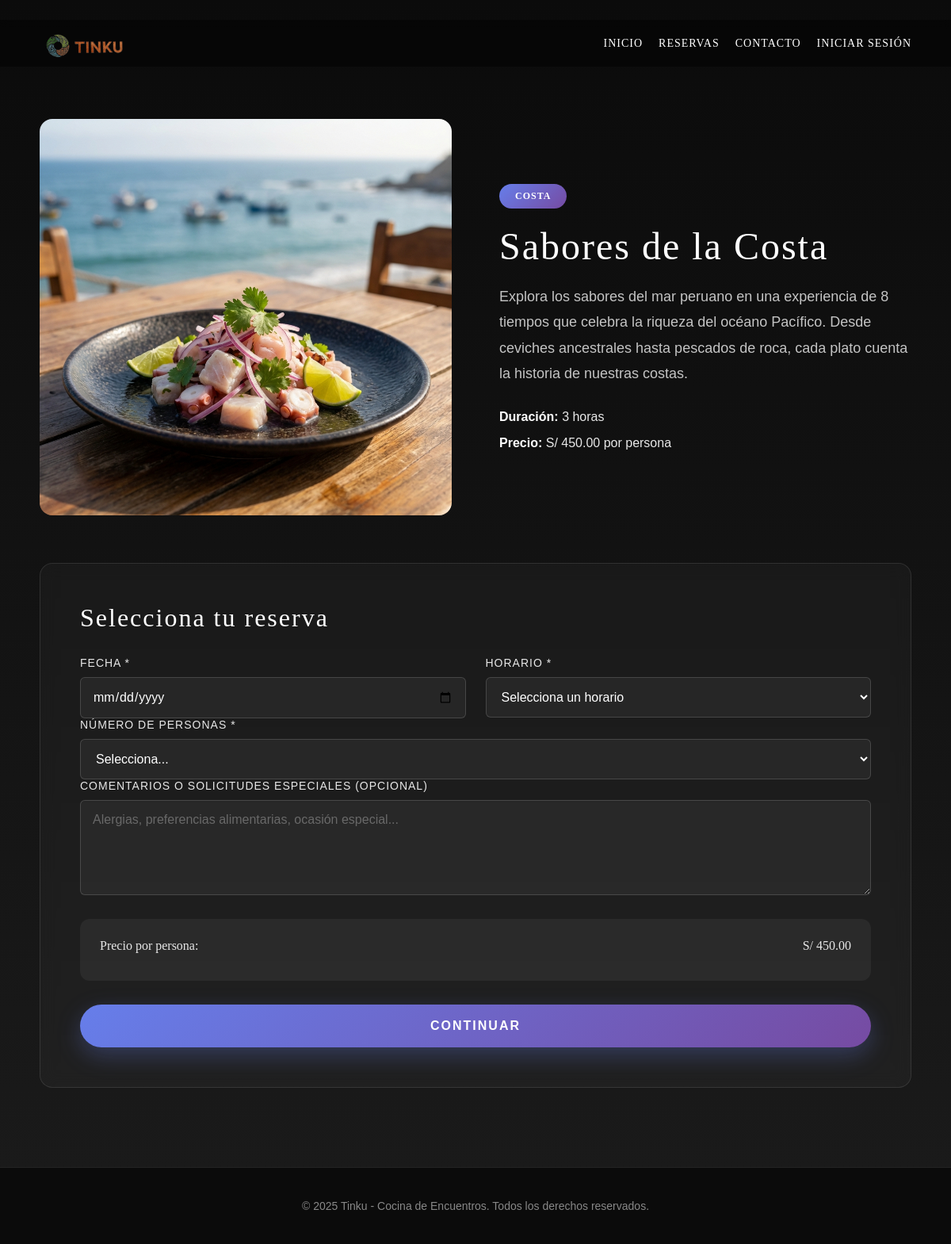
/reservas.php?action=seleccionar&id=1, run on the app's committed database.
### tables this page shows
CREATE TABLE IF NOT EXISTS experiencias (
    id INT AUTO_INCREMENT PRIMARY KEY,
    nombre VARCHAR(200) NOT NULL,
    region VARCHAR(50) NOT NULL,
    descripcion_corta TEXT NOT NULL,
    descripcion_larga TEXT NOT NULL,
    precio DECIMAL(10,2) NOT NULL,
    duracion VARCHAR(50) NOT NULL,
    imagen VARCHAR(255) NOT NULL,
    disponible TINYINT(1) DEFAULT 1,
    fecha_creacion TIMESTAMP DEFAULT CURRENT_TIMESTAMP
);

### aplicacion/controladores/ReservasControlador.php (called while the page is built, shortened)
<?php
class ReservasControlador
{
    public function seleccionar()
    {
        $experiencia_id = $_GET['id'] ?? null;
        require_once RUTA_MODELOS . 'Experiencia.php';
        $experienciaModelo = new Experiencia();
        $experiencia = $experienciaModelo->obtenerPorId($experiencia_id);
        require_once RUTA_VISTAS . 'reservas/seleccionar.php';
    }
}
?>

### configuracion/basedatos.php (called while the page is built, shortened)
<?php
class BaseDatos {
    private static $conexion = null;
    public static function conectar() {
        if (self::$conexion == null) {
            try {
                self::$conexion = new PDO(
                    "mysql:host=" . DB_HOST . ";dbname=" . DB_NAME,
                    DB_USER,
                    DB_PASS
                );
                self::$conexion->setAttribute(PDO::ATTR_ERRMODE, PDO::ERRMODE_EXCEPTION);
                self::$conexion->exec("SET NAMES utf8");
            } catch(PDOException $e) {
                die("Error de conexión: " . $e->getMessage());
            }
        }
        return self::$conexion;
    }
}
?>

### aplicacion/modelos/Experiencia.php (called while the page is built, shortened)
<?php
class Experiencia
{
    private $db;
    public function __construct()
    {
        $this->db = BaseDatos::conectar();
    }
    public function obtenerPorId($id)
    {
        try {
            $sql = "SELECT * FROM experiencias WHERE id = :id AND disponible = 1";
            $stmt = $this->db->prepare($sql);
            $stmt->bindParam(':id', $id);
            $stmt->execute();
            return $stmt->fetch(PDO::FETCH_ASSOC);
        } catch (PDOException $e) {
            error_log("Error al obtener experiencia: " . $e->getMessage());
            return null;
        }
    }
}
?>

### aplicacion/vistas/reservas/seleccionar.php (the view, shortened to what this page needs)
<?php include RUTA_VISTAS . 'plantillas/encabezado.php'; ?>
<?php include RUTA_VISTAS . 'plantillas/navegacion.php'; ?>
<main>
    <section class="seccion-seleccion">
        <div class="seleccion-container">
            <div class="experiencia-detalle">
                <div class="detalle-imagen">
                    <img src="<?php echo $experiencia['imagen']; ?>"
                        alt="<?php echo htmlspecialchars($experiencia['nombre']); ?>"
                        onerror="this.src='publico/imagenes/placeholder.jpg'">
                </div>
                <div class="detalle-texto">
                    <span class="region-badge"><?php echo htmlspecialchars($experiencia['region']); ?></span>
                    <h1><?php echo htmlspecialchars($experiencia['nombre']); ?></h1>
                    <p class="descripcion-larga"><?php echo htmlspecialchars($experiencia['descripcion_larga']); ?></p>
                    <div class="caracteristicas">
                        <div class="caracteristica">
                            <strong>Duración:</strong> <?php echo htmlspecialchars($experiencia['duracion']); ?>
                        </div>
                        <div class="caracteristica">
                            <strong>Precio:</strong> S/ <?php echo number_format($experiencia['precio'], 2); ?> por
                            persona
                        </div>
                    </div>
                </div>
            </div>
            <div class="formulario-seleccion">
                <h2>Selecciona tu reserva</h2>
                <form method="POST" action="reservas.php?action=confirmar" id="formSeleccion">
                    <div class="form-row">
                        <div class="form-group">
                            <label for="fecha_reserva">Fecha *</label>
                            <input type="date" id="fecha_reserva" name="fecha_reserva" required
                                min="<?php echo date('Y-m-d', strtotime('+1 day')); ?>">
                        </div>
                        <div class="form-group">
                            <label for="hora_reserva">Horario *</label>
                            <select id="hora_reserva" name="hora_reserva" required>
                                <option value="">Selecciona un horario</option>
                            </select>
                        </div>
                    </div>
                    <div class="form-group">
                        <label for="num_personas">Número de Personas *</label>
                        <select id="num_personas" name="num_personas" required>
                            <option value="">Selecciona...</option>
                        </select>
                    </div>
                    <div class="form-group">
                        <label for="mensaje">Comentarios o solicitudes especiales (Opcional)</label>
                        <textarea id="mensaje" name="mensaje" rows="3"
                            placeholder="Alergias, preferencias alimentarias, ocasión especial..."></textarea>
                    </div>
                    <div class="resumen-precio">
                        <div class="precio-base">
                            <span>Precio por persona:</span>
                            <span class="monto">S/ <?php echo number_format($experiencia['precio'], 2); ?></span>
                        </div>
                    </div>
                    <button type="submit" class="btn-continuar">Continuar</button>
                </form>
            </div>
        </div>
    </section>
</main>
<?php include RUTA_VISTAS . 'plantillas/pie.php'; ?>

### publico/estilos/principal.css (style rules this page uses)
* { margin: 0; padding: 0; box-sizing: border-box; }
html, body { margin: 0; padding: 0; font-family: 'Georgia', serif; background: linear-gradient(180deg, #0b0b0b 0%, #101317 100%); color: #e8e8e8; }
img { max-width: 100%; display: block; }
main { width: 100%; }

### publico/estilos/componentes.css (style rules this page uses)
.form-group { display: flex; flex-direction: column; }
.form-group label { color: #e8e8e8; font-size: 14px; margin-bottom: 10px; font-family: 'Arial', sans-serif; text-transform: uppercase; letter-spacing: 1px; font-weight: 500; }
.form-group input, .form-group select, .form-group textarea { background: rgba(255, 255, 255, 0.05); border: 1px solid rgba(255, 255, 255, 0.15); border-radius: 6px; padding: 15px; color: #ffffff; font-size: 16px; font-family: 'Arial', sans-serif; transition: all 0.3s ease; }
.form-group input::placeholder, .form-group textarea::placeholder { color: rgba(255, 255, 255, 0.3); }
.form-group select { cursor: pointer; }
.form-group textarea { resize: vertical; min-height: 120px; }

### publico/estilos/experiencias.css (style rules this page uses)
.seccion-seleccion { background: linear-gradient(180deg, #0b0b0b 0%, #1a1a1a 100%); padding: 150px 50px 100px; min-height: 100vh; }
.seleccion-container { max-width: 1400px; margin: 0 auto; }
.experiencia-detalle { display: grid; grid-template-columns: 1fr 1fr; gap: 60px; margin-bottom: 60px; }
.detalle-imagen { border-radius: 16px; overflow: hidden; height: 500px; }
.detalle-imagen img { width: 100%; height: 100%; object-fit: cover; }
.detalle-texto { display: flex; flex-direction: column; justify-content: center; }
.region-badge { display: inline-block; background: linear-gradient(135deg, #667eea 0%, #764ba2 100%); color: white; padding: 8px 20px; border-radius: 20px; font-size: 12px; text-transform: uppercase; letter-spacing: 1px; font-weight: 600; margin-bottom: 20px; width: fit-content; }
.detalle-texto h1 { font-size: 48px; font-weight: 300; color: #ffffff; margin-bottom: 20px; letter-spacing: 2px; }
.descripcion-larga { color: #c4c4c4; font-size: 18px; line-height: 1.8; margin-bottom: 30px; font-family: 'Arial', sans-serif; }
.caracteristicas { display: flex; flex-direction: column; gap: 15px; }
.caracteristica { color: #e8e8e8; font-size: 16px; font-family: 'Arial', sans-serif; }
.caracteristica strong { color: #ffffff; }
.formulario-seleccion { background: rgba(255, 255, 255, 0.03); backdrop-filter: blur(10px); border: 1px solid rgba(255, 255, 255, 0.1); border-radius: 16px; padding: 50px; }
.formulario-seleccion h2 { font-size: 32px; font-weight: 300; color: #ffffff; margin-bottom: 30px; letter-spacing: 2px; }
.form-row { display: grid; grid-template-columns: 1fr 1fr; gap: 25px; }
.resumen-precio { background: rgba(255, 255, 255, 0.05); border-radius: 12px; padding: 25px; margin: 30px 0; }
.precio-base, .precio-total { display: flex; justify-content: space-between; align-items: center; color: #e8e8e8; font-size: 16px; margin-bottom: 10px; }
.btn-continuar { width: 100%; background: linear-gradient(135deg, #667eea 0%, #764ba2 100%); color: white; border: none; padding: 18px; font-size: 16px; font-weight: 600; text-transform: uppercase; letter-spacing: 2px; border-radius: 50px; cursor: pointer; transition: all 0.4s ease; box-shadow: 0 10px 30px rgba(102, 126, 234, 0.3); }

### data on the page
experiencias: imagen (picture), region "COSTA", nombre "Sabores de la Costa", descripcion_larga "Explora los sabores del mar peruano en una experiencia de 8 tiempos que celebra la riqueza del océano Pacífico. Desde ceviches ancestrales hasta pescados de roca, cada plato cuenta la historia de nuestras costas.", duracion "3 horas", precio "450.00"
